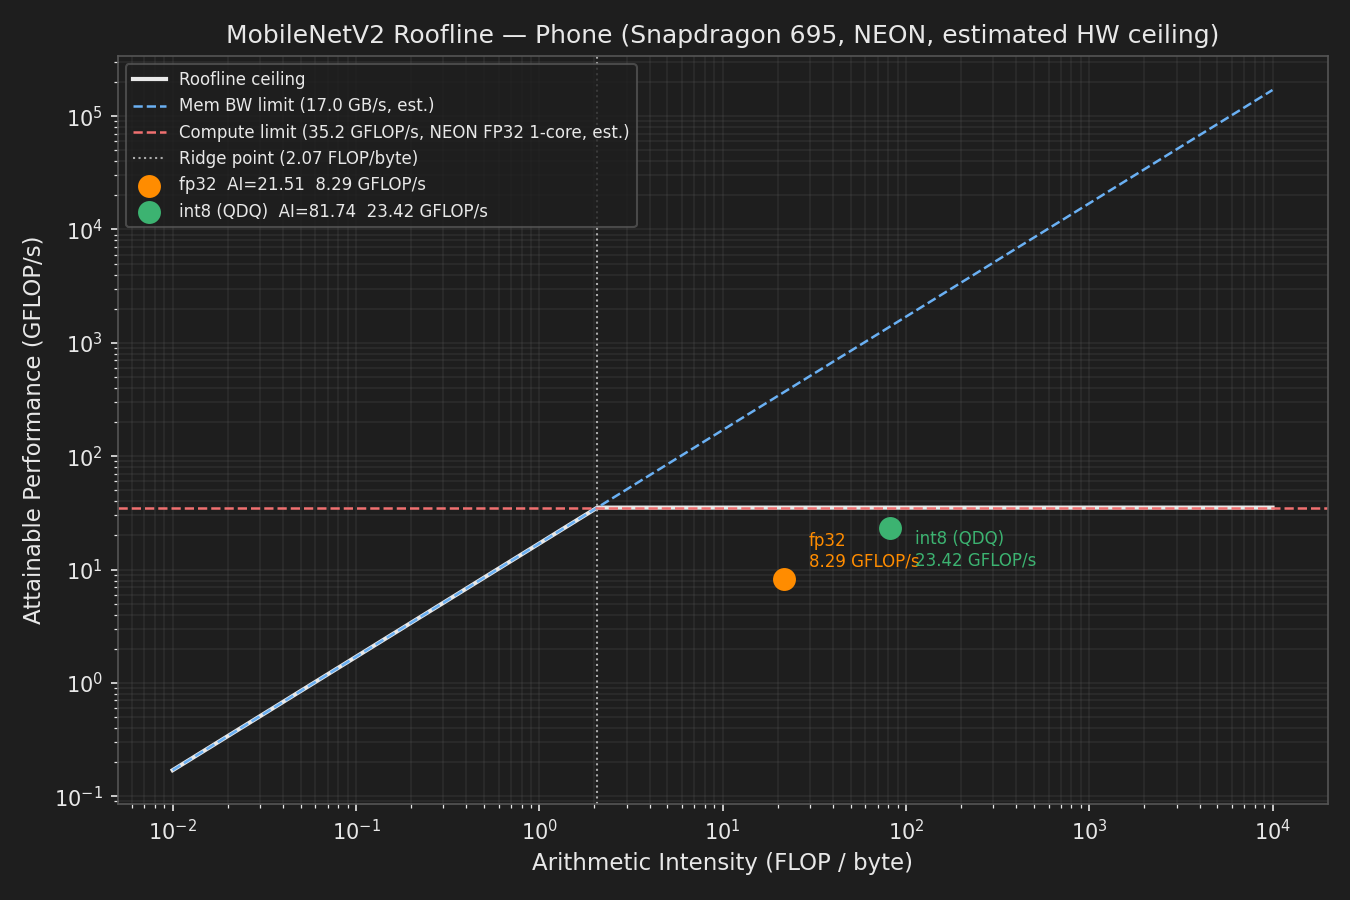

Python code for this plot:
"""
Layer 4 (phone variant): Roofline model for MobileNetV2 inference on
Samsung Galaxy A23 5G (Snapdragon 695, Kryo 660 / Cortex-A78, NEON).

Benchmark inputs (from layer5_android, single-threaded ORT session):
  fp32:            mean 36.208 ms, model 13.3 MB
  int8 (QDQ static): mean 12.810 ms, model 3.5 MB
    (dynamic quantization, used on desktop, crashes on this ORT 1.21.0
     Android build: ConvInteger has no CPU kernel registered. Static QDQ
     quantization emits QLinearConv nodes instead, which run fine.)

Hardware ceiling (Snapdragon 695, Cortex-A78, single core, NEON float32):
  Peak compute : 35.2 GFLOP/s  ESTIMATED — 2 NEON FMA pipelines * 4 FP32
                 lanes (128-bit) * 2 FLOP/FMA * 2.2 GHz, 1 core (ORT runs
                 with intra_op_num_threads=1, same as the desktop runner).
                 ARM has not published an official per-core FP32 GFLOP/s
                 figure for A78; this follows the same lanes*FMA*clock
                 method used for the desktop AVX2 figure, applied to a
                 single A78 "gold" core. Treat as an estimate, not a
                 vendor-quoted spec.
  Peak BW      : 17.0 GB/s     Snapdragon 695 LPDDR4X @ 4266 MT/s, vendor/
                 aggregator-quoted peak (not independently measured on
                 this device, unlike the desktop's measured 45 GB/s).
"""

import os
import numpy as np
import matplotlib
matplotlib.use("Agg")
import matplotlib.pyplot as plt
import matplotlib.ticker as ticker

# ---------------------------------------------------------------------------
# Hardware parameters — ESTIMATED, see module docstring for assumptions/sources
# ---------------------------------------------------------------------------
PEAK_COMPUTE_GFLOPS = 35.2   # Cortex-A78 NEON FP32, 1 core, 2.2 GHz (estimated)
PEAK_BW_GBS         = 17.0   # Snapdragon 695 LPDDR4X @ 4266 MT/s (vendor-quoted)
RIDGE_POINT         = PEAK_COMPUTE_GFLOPS / PEAK_BW_GBS  # FLOP / byte

# ---------------------------------------------------------------------------
# Model parameters
# ---------------------------------------------------------------------------
FLOPS = 300e6   # standard MobileNetV2 figure for one forward pass (300 MFLOPs)

FP32_MODEL_BYTES = 13.3 * 1024 ** 2
INT8_MODEL_BYTES =  3.5 * 1024 ** 2   # static QDQ INT8 size

AI_FP32 = FLOPS / FP32_MODEL_BYTES
AI_INT8 = FLOPS / INT8_MODEL_BYTES

# ---------------------------------------------------------------------------
# Measured benchmark results (layer5_android, mean latency)
# ---------------------------------------------------------------------------
FP32_MEAN_MS =  36.208   # dynamic-quantization-crashes on this ORT build; N/A
INT8_MEAN_MS =  12.810   # static QDQ INT8, measured

PERF_FP32_GFLOPS = FLOPS / (FP32_MEAN_MS * 1e-3) / 1e9
PERF_INT8_GFLOPS = FLOPS / (INT8_MEAN_MS * 1e-3) / 1e9


def roofline(ai: np.ndarray) -> np.ndarray:
    return np.minimum(PEAK_BW_GBS * ai, PEAK_COMPUTE_GFLOPS)


def plot(out_path: str) -> None:
    ai_range = np.logspace(-2, 4, 1000)

    bg        = "#1e1e1e"
    fg        = "#e8e8e8"
    grid_col  = "#555555"

    fig, ax = plt.subplots(figsize=(9, 6))
    fig.patch.set_facecolor(bg)
    ax.set_facecolor(bg)
    ax.set_xscale("log")
    ax.set_yscale("log")

    ax.plot(ai_range, roofline(ai_range), color=fg, linewidth=2.0,
            label="Roofline ceiling")

    ax.plot(ai_range, PEAK_BW_GBS * ai_range, color="#6ab0f3",
            linewidth=1.2, linestyle="--", label=f"Mem BW limit ({PEAK_BW_GBS:.1f} GB/s, est.)")

    ax.axhline(PEAK_COMPUTE_GFLOPS, color="#f07070",
               linewidth=1.2, linestyle="--",
               label=f"Compute limit ({PEAK_COMPUTE_GFLOPS:.1f} GFLOP/s, NEON FP32 1-core, est.)")

    ax.axvline(RIDGE_POINT, color="#aaaaaa", linewidth=1.0, linestyle=":",
               label=f"Ridge point ({RIDGE_POINT:.2f} FLOP/byte)")

    ax.scatter(AI_FP32, PERF_FP32_GFLOPS, s=100, color="darkorange",
               zorder=5, label=f"fp32  AI={AI_FP32:.2f}  {PERF_FP32_GFLOPS:.2f} GFLOP/s")
    ax.annotate(
        f"fp32\n{PERF_FP32_GFLOPS:.2f} GFLOP/s",
        (AI_FP32, PERF_FP32_GFLOPS),
        xytext=(12, 6), textcoords="offset points",
        fontsize=8, color="darkorange",
    )

    ax.scatter(AI_INT8, PERF_INT8_GFLOPS, s=100, color="mediumseagreen",
               zorder=5, label=f"int8 (QDQ)  AI={AI_INT8:.2f}  {PERF_INT8_GFLOPS:.2f} GFLOP/s")
    ax.annotate(
        f"int8 (QDQ)\n{PERF_INT8_GFLOPS:.2f} GFLOP/s",
        (AI_INT8, PERF_INT8_GFLOPS),
        xytext=(12, -18), textcoords="offset points",
        fontsize=8, color="mediumseagreen",
    )

    ax.set_xlabel("Arithmetic Intensity (FLOP / byte)", fontsize=11, color=fg)
    ax.set_ylabel("Attainable Performance (GFLOP/s)", fontsize=11, color=fg)
    ax.set_title("MobileNetV2 Roofline — Phone (Snapdragon 695, NEON, estimated HW ceiling)", fontsize=12, color=fg)
    legend = ax.legend(fontsize=8, loc="upper left", facecolor=bg, edgecolor=grid_col)
    for text in legend.get_texts():
        text.set_color(fg)
    ax.grid(True, which="both", alpha=0.25, color=grid_col)
    ax.xaxis.set_major_formatter(ticker.LogFormatterSciNotation())
    ax.yaxis.set_major_formatter(ticker.LogFormatterSciNotation())
    ax.tick_params(colors=fg, which="both")
    for spine in ax.spines.values():
        spine.set_color(grid_col)

    plt.tight_layout()
    plt.savefig(out_path, dpi=150, facecolor=bg)
    plt.close()
    print(f"Chart saved: {out_path}  ({os.path.getsize(out_path)//1024} KB)")


def print_summary() -> None:
    def bound(ai: float) -> str:
        return "memory-bound" if ai < RIDGE_POINT else "compute-bound"

    print("=== Roofline Summary (Phone, Snapdragon 695) ===")
    print("Hardware : Cortex-A78 NEON FP32, 1 core (ESTIMATED, see script docstring)")
    print(f"  Peak compute : {PEAK_COMPUTE_GFLOPS:.1f} GFLOP/s")
    print(f"  Peak BW      : {PEAK_BW_GBS:.1f} GB/s")
    print(f"  Ridge point  : {RIDGE_POINT:.2f} FLOP/byte")
    print()
    print(f"MobileNetV2 FLOPs (1 forward pass) : {FLOPS/1e6:.0f} MFLOPs")
    print()
    print(f"{'':4} {'AI (FLOP/B)':>14} {'Perf (GFLOP/s)':>16} {'Bound':>14} {'Latency':>10}")
    print(f"{'':4} {'-'*14} {'-'*16} {'-'*14} {'-'*10}")
    for label, ai, perf, lat in [
        ("fp32", AI_FP32, PERF_FP32_GFLOPS, FP32_MEAN_MS),
        ("int8 (QDQ)", AI_INT8, PERF_INT8_GFLOPS, INT8_MEAN_MS),
    ]:
        print(f"  {label:10} {ai:>14.4f} {perf:>16.4f} {bound(ai):>14} {lat:>8.3f} ms")


def main() -> None:
    out = os.path.join(os.path.dirname(__file__), "roofline_phone.png")
    plot(out)
    print()
    print_summary()


if __name__ == "__main__":
    main()
